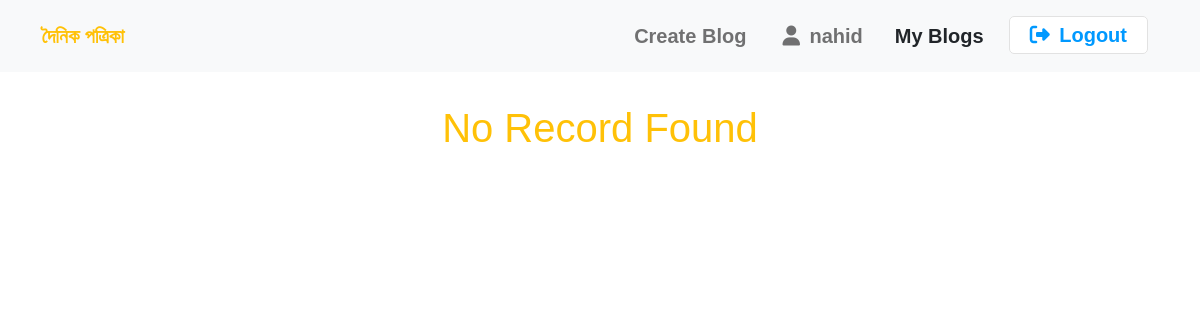
Page /myblogs.php (signed in) on the earlier database version.
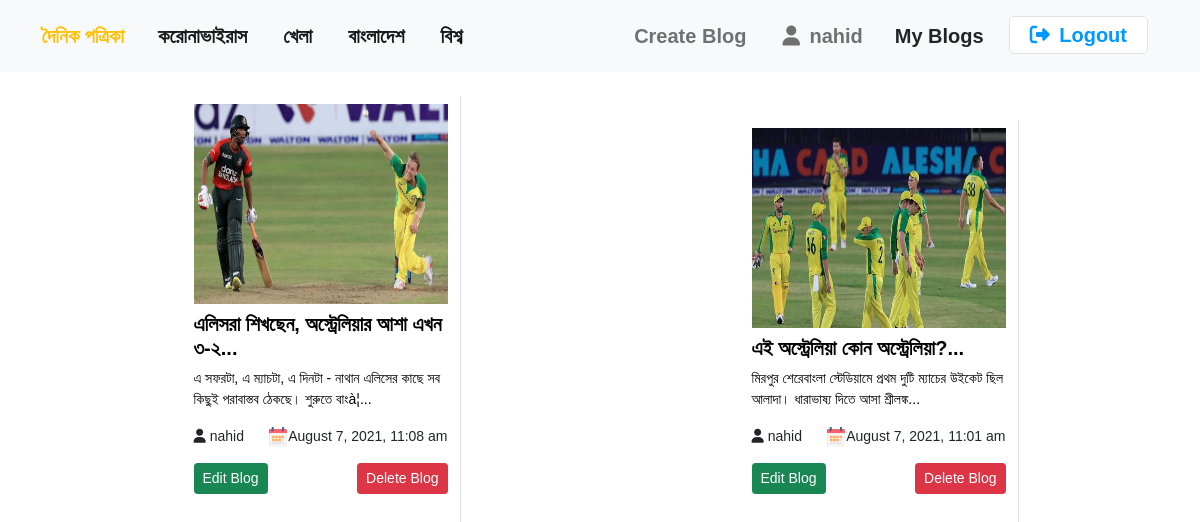
Same page on the later database version.
### tables this page shows
CREATE TABLE `category` (
  `id` int(11) NOT NULL,
  `category_name` varchar(100) NOT NULL
);

CREATE TABLE `post` (
  `post_id` int(11) NOT NULL,
  `title` varchar(250) NOT NULL,
  `description` text NOT NULL,
  `post_date` varchar(100) NOT NULL,
  `author` int(11) NOT NULL,
  `category_id` int(11) NOT NULL,
  `post_img` varchar(100) NOT NULL
);

CREATE TABLE `users` (
  `id` int(11) NOT NULL,
  `username` varchar(255) NOT NULL,
  `email` varchar(255) NOT NULL,
  `password` varchar(255) NOT NULL
);

### myblogs.php (the view, shortened to what this page needs)
<!DOCTYPE html>
<html lang="en">
<head>
    <link rel="stylesheet" href="css/index.css">
    <link href="https://fonts.maateen.me/adorsho-lipi/font.css" rel="stylesheet">
    <link href="https://cdn.jsdelivr.net/npm/bootstrap@5.0.2/dist/css/bootstrap.min.css" rel="stylesheet">
</head>
<body>
    <?php include("navbar.php"); ?>
    <main>
        <section class="container">
            <?php
            $author_username = $_SESSION['username'];
            $check = "SELECT * FROM users where username = '$author_username'";
            $findAuthor = mysqli_query($mysqli, $check) or die("Failed to query");
            $row = mysqli_fetch_assoc($findAuthor);
            $author_id = "{$row['id']}";
            ?>
            <div class="container my-5">
                <div class="my-3 gy-2 row">
                    <?php
                    include("config.php");
                    mysqli_query($mysqli, 'SET CHARACTER SET utf8');
                    mysqli_query($mysqli, "SET SESSION collation_connection ='utf8_general_ci'");
                    $sql = "SELECT post.post_id,post.title,post.description,post.post_date,post.post_img,users.username,users.id FROM post INNER JOIN users ON post.author = users.id WHERE post.author={$author_id} ORDER BY post.post_id DESC";
                    $result = mysqli_query($mysqli, $sql) or die("Query Failed");
                    if (mysqli_num_rows($result) > 0) {
                        while ($row = mysqli_fetch_assoc($result)) {
                    ?>
                            <div class="border-end col-md-6 col-lg-4 col-xl-3 col-sm-6  col-8 m-auto mb-2">
                                <img src="upload/<?php echo $row['post_img']; ?>" class="my-2 img-fluid" style="height:200px;" alt="">
                                <a style="text-decoration: none;" href="single.php?id=<?php echo $row['post_id']; ?>">
                                    <h5 style="color:black;font-weight:bolder"><?php echo substr($row['title'], 0, 130) . "..."; ?></h5>
                                    <p class="text-gray" style="font-size:14px;color:black;"><?php echo substr($row['description'], 0, 250) . "..."; ?></p>
                                </a>
                                <div class="pb-2 publish-info d-flex align-items-center">
                                    <small><i class="fas fa-user me-1"></i><?php echo $row['username']; ?></small>
                                    <small class="ms-auto"><img src="images/calendar.svg" height="20" width="20"></i><?php echo $row['post_date']; ?></small>
                                </div>
                                <div class="d-flex justify-content-between mt-2 mb-5">
                                    <a href="editblog.php?id=<?php echo $row['post_id']; ?>"> <button class="btn btn-success btn-sm">Edit Blog</button> </a>
                                    <a href="deleteblog.php?id=<?php echo $row['post_id']; ?>"> <button class="btn btn-danger btn-sm">Delete Blog</button> </a>
                                </div>
                            </div>
                    <?php
                        }
                    } else {
                        echo "<h1 class='text-center text-warning'>No Record Found</h1>";
                    }
                    ?>
                </div>
        </section>
    </main>
</body>
</html>

### navbar.php (shortened to what this page needs)
<!DOCTYPE html>
<html lang="en">
<head>
</head>
<body>
    <header class="container">
        <nav class="mb-5 navbar navbar-expand-lg navbar-light bg-light fixed-top">
            <div class="container">
                <a class="navbar-brand text-warning" href="index.php">দৈনিক পত্রিকা</a>
                <div class="collapse navbar-collapse" id="navbarSupportedContent">
                    <ul class="navbar-nav">
                        <?php
                                 include("config.php");
                                 mysqli_query($mysqli, 'SET CHARACTER SET utf8');
                                 mysqli_query($mysqli, "SET SESSION collation_connection ='utf8_general_ci'");
                                $sql = "SELECT * FROM category";
                                $result = mysqli_query($mysqli, $sql) or die("Query Failed");
                                if (mysqli_num_rows($result) > 0) {
                                while ($row = mysqli_fetch_assoc($result)) { ?>
                        <li class="nav-item">
                            <a class="nav-link active" href="blogcategory.php?id=<?php echo $row['id']; ?>"> <?php echo "{$row['category_name'] }" ?> </a>
                        </li>
                        <?php
                                }
                            }
                        ?>
                    </ul>
                    <ul class="navbar-nav ms-auto">
                        <?php if (!empty($_SESSION['username'])) : ?>
                        <ul class="navbar-nav ms-auto">
                            <li class="nav-item">
                                <a href="addBlog.php" class="nav-link">Create Blog</a>
                            </li>
                            <li class="nav-item">
                                <a href="#" class="nav-link">
                                    <i class="fas fa-user"></i>
                                    <span class="ms-1 font-weight-bold"> <?php echo $_SESSION['username']; ?></span>
                                </a>
                            </li>
                            <li class="m-auto nav-item">
                                <a href="myblogs.php">
                                    <span class="ms-1 font-weight-bold text-dark">My Blogs</span>
                                </a>
                            </li>
                            <li class="m-auto nav-item">
                                <a href="logout.php" class="loginBtn">
                                    <i class="fas fa-sign-out-alt"></i>
                                    <span class="ms-1 font-weight-bold">Logout</span>
                                </a>
                            </li>
                        </ul>
                        <?php else : ?>
                        <a href="login.php"> <button class="loginBtn">Login</button></a>
                        <?php endif ?>
                    </ul>
                </div>
            </div>
        </nav>
    </header>
    <br>
    <br>
</body>
</html>

### css/index.css (style rules this page uses)
.navbar-brand { font-size: 24px; font-weight: bolder; }
.nav-item a { font-size: 20px; font-weight: bold; }
ul li { padding: 5px 10px; }
.btn { color: white !important; }
li a { text-decoration: none !important; color: white; font-size: 20px; font-weight: bold; }

### myblogs.php (style rules this page uses)
body { font-family: 'AdorshoLipi', Arial, sans-serif !important; }
a { text-decoration: none; }

### navbar.php (style rules this page uses)
.loginBtn { color: #09f; background-color: white; border: 1px solid #e2e2e2; line-height: 1.38; font-weight: bold; border-radius: 5px; width: auto; height: auto; padding: 7px 20px; margin: 5px 0 0 5px; }

Differences in the rows shown:
added category: category_name "করোনাভাইরাস"
added category: category_name "খেলা"
added category: category_name "বাংলাদেশ"
added category: category_name "বিশ্ব"
added post: post_img (picture), title "এলিসরা শিখছেন, অস্ট্রেলিয়ার আশা এখন ৩-২", description "এ সফরটা, এ ম্যাচটা, এ দিনটা - নাথান এলিসের কাছে সব কিছুই পরাবাস্তব ঠেকছে। শুরুতে বাংà¦", users.username "nahid", post_date "August 7, 2021, 11:08 am"
added post: post_img (picture), title "এই অস্ট্রেলিয়া কোন অস্ট্রেলিয়া?", description "মিরপুর শেরেবাংলা স্টেডিয়ামে প্রথম দুটি ম্যাচের উইকেট ছিল আলাদা। ধারাভাষ্য দিতে আসা শ্রীলঙ্ক", users.username "nahid", post_date "August 7, 2021, 11:01 am"
Other differences:
text no longer shown: "No Record Found"
